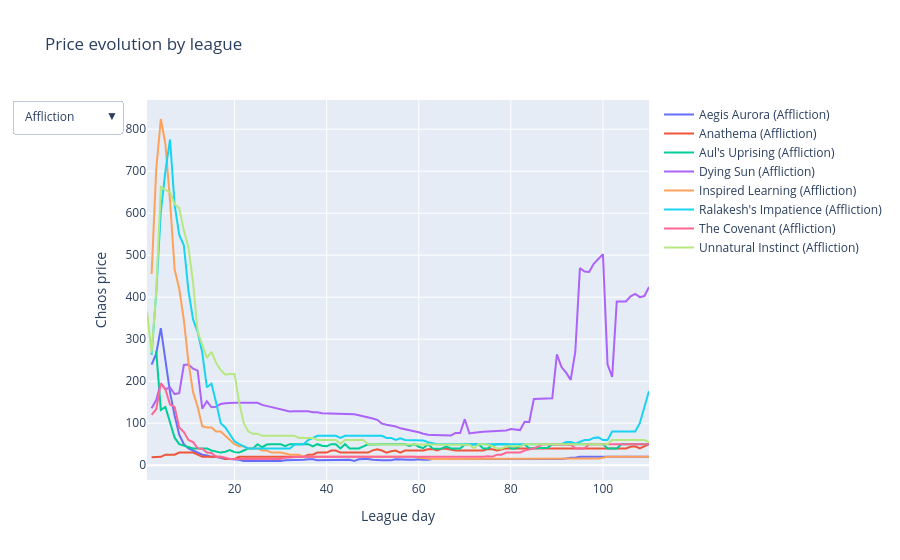

Notebook code cell kept with this figure:
### Code cell
#price evolution for mid-range segment
plot_segment(selected_data, mid_items)
